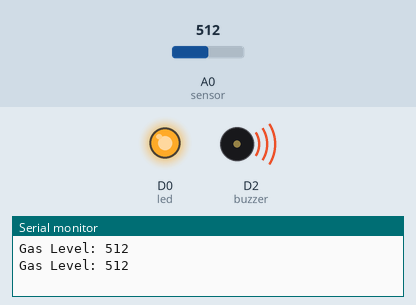
Recording of a sketch running on a simulated ESP8266 (NodeMCU). On the bench: output pins drawn as LEDs (lit = HIGH), buzzer (waves = sounding, pin HIGH), the last lines printed to the serial monitor. Inputs (shaded band) come from the test bench; at power-on: A0 (sensor) = 512. WiFi joins after 1.5 s; servers stay silent unless stated.

Above: at 2.5 s.
3.1 s: A0 (sensor) set to 309
6.4 s: A0 (sensor) set to 284
At 7.7 s:
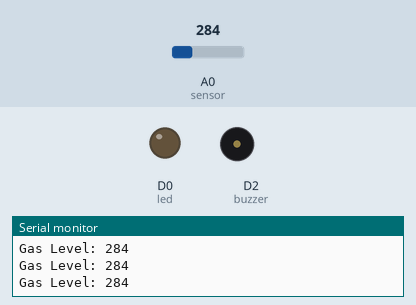
8.1 s: A0 (sensor) set to 306
At 8.5 s:
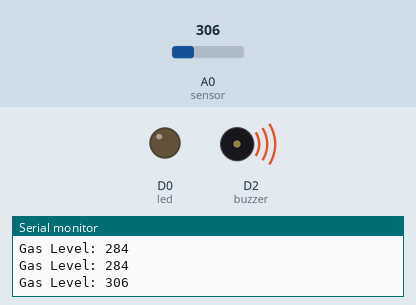
11.4 s: A0 (sensor) set to 290
At 11.67 s:
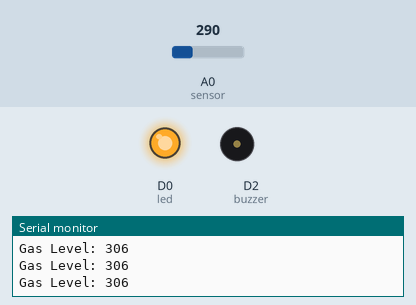
Timing chart, 0 to 14.2 s (numbered marks = the images above; inputs shaded):
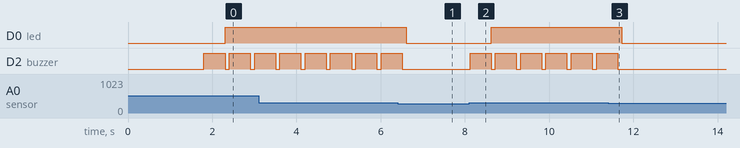

Measured:
- the behaviour switches between 301 and 300 on A0 (sensor) (found by bisection; images 0 and 1)
- after the input at 6.4 s, D0 (led): HIGH → LOW after 0.21 s; D2 (buzzer): goes on until 6.5 s, then stays LOW
- after the input at 8.1 s, D0 (led): LOW → HIGH after 0.52 s; D2 (buzzer): alternates HIGH for 0.50 s and LOW for 0.10 s, starting at once
- after the input at 11.4 s, D0 (led): HIGH → LOW after 0.33 s; D2 (buzzer): goes on until 11.6 s, then stays LOW
- by itself, D2 (buzzer): alternates HIGH for 0.50 s and LOW for 0.10 s

The sketch:

sketch_feb25a.ino
```cpp
#define BLYNK_PRINT Serial
#include <ESP8266WiFi.h>
#include <BlynkSimpleEsp8266.h>
 // blynk auth
char auth[] = "M8Kg0dZFHC2K5wEqEG3TN7HTKYxiZ1gO";

//  WiFi credentials.
char ssid[] = "saibaba";
char pass[] = "12345678";

int buzzer = D2; //buzzer
int sensor = A0; //sensor
int led = D0; //led


// Define threshold value.
int sensor_limit = 300;

void setup()
{
pinMode(buzzer, OUTPUT);
pinMode(sensor, INPUT);
pinMode(led, OUTPUT);

Serial.begin(9600);
Blynk.begin(auth, ssid, pass);
}

void loop()
{
int sensor_value = analogRead(sensor);
Serial.print("Gas Level: ");
Serial.println(sensor_value);
Blynk.virtualWrite(V1, sensor_value);

// Checks if it has reached the threshold value
if (sensor_value > sensor_limit)
{
digitalWrite(buzzer, HIGH);
delay(500);
digitalWrite(buzzer, LOW);
digitalWrite(led, HIGH);
Blynk.notify("Alert: Gas Leakage Detected!!! Take action Immediately");
}
else
{
digitalWrite(buzzer, LOW);
digitalWrite(led, LOW);

}
delay(100);
Blynk.run(); // Initiates Blynk
}
```
